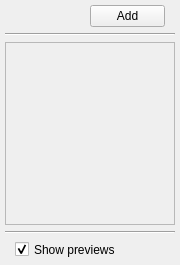
<?xml version="1.0" encoding="UTF-8"?>
<ui version="4.0">
 <class>Palette</class>
 <widget class="QMainWindow" name="Palette">
  <property name="geometry">
   <rect>
    <x>0</x>
    <y>0</y>
    <width>180</width>
    <height>265</height>
   </rect>
  </property>
  <property name="minimumSize">
   <size>
    <width>180</width>
    <height>265</height>
   </size>
  </property>
  <property name="maximumSize">
   <size>
    <width>16777215</width>
    <height>16777215</height>
   </size>
  </property>
  <property name="windowTitle">
   <string>Transfer Function Palette</string>
  </property>
  <widget class="QWidget" name="paletteArea">
   <property name="minimumSize">
    <size>
     <width>0</width>
     <height>0</height>
    </size>
   </property>
   <property name="maximumSize">
    <size>
     <width>16777215</width>
     <height>16777215</height>
    </size>
   </property>
   <widget class="QWidget" name="paletteLayoutWidget" native="true">
    <property name="geometry">
     <rect>
      <x>0</x>
      <y>0</y>
      <width>180</width>
      <height>265</height>
     </rect>
    </property>
    <layout class="QVBoxLayout" name="paletteLayout">
     <property name="margin">
      <number>5</number>
     </property>
     <item>
      <layout class="QHBoxLayout" name="addRemoveLayout">
       <property name="spacing">
        <number>10</number>
       </property>
       <property name="leftMargin">
        <number>10</number>
       </property>
       <property name="topMargin">
        <number>0</number>
       </property>
       <property name="rightMargin">
        <number>10</number>
       </property>
       <property name="bottomMargin">
        <number>0</number>
       </property>
       <item>
        <spacer name="horizontalSpacer">
         <property name="orientation">
          <enum>Qt::Horizontal</enum>
         </property>
         <property name="sizeHint" stdset="0">
          <size>
           <width>40</width>
           <height>20</height>
          </size>
         </property>
        </spacer>
       </item>
       <item>
        <widget class="QPushButton" name="addButton">
         <property name="minimumSize">
          <size>
           <width>75</width>
           <height>0</height>
          </size>
         </property>
         <property name="maximumSize">
          <size>
           <width>75</width>
           <height>16777215</height>
          </size>
         </property>
         <property name="text">
          <string>Add</string>
         </property>
         <property name="shortcut">
          <string>Alt+A</string>
         </property>
         <property name="default">
          <bool>false</bool>
         </property>
        </widget>
       </item>
      </layout>
     </item>
     <item>
      <widget class="Line" name="lineTop">
       <property name="orientation">
        <enum>Qt::Horizontal</enum>
       </property>
      </widget>
     </item>
     <item>
      <widget class="QScrollArea" name="scrollArea">
       <property name="minimumSize">
        <size>
         <width>0</width>
         <height>0</height>
        </size>
       </property>
       <property name="maximumSize">
        <size>
         <width>16777215</width>
         <height>16777215</height>
        </size>
       </property>
       <property name="verticalScrollBarPolicy">
        <enum>Qt::ScrollBarAsNeeded</enum>
       </property>
       <property name="horizontalScrollBarPolicy">
        <enum>Qt::ScrollBarAlwaysOff</enum>
       </property>
       <property name="widgetResizable">
        <bool>true</bool>
       </property>
       <widget class="QWidget" name="scrollAreaWidget">
        <property name="geometry">
         <rect>
          <x>0</x>
          <y>0</y>
          <width>168</width>
          <height>176</height>
         </rect>
        </property>
       </widget>
      </widget>
     </item>
     <item>
      <widget class="Line" name="lineBottom">
       <property name="orientation">
        <enum>Qt::Horizontal</enum>
       </property>
      </widget>
     </item>
     <item>
      <layout class="QHBoxLayout" name="previewCheckLayout">
       <property name="spacing">
        <number>10</number>
       </property>
       <property name="leftMargin">
        <number>10</number>
       </property>
       <property name="topMargin">
        <number>0</number>
       </property>
       <property name="rightMargin">
        <number>10</number>
       </property>
       <property name="bottomMargin">
        <number>0</number>
       </property>
       <item>
        <widget class="QCheckBox" name="previewsCheck">
         <property name="minimumSize">
          <size>
           <width>0</width>
           <height>15</height>
          </size>
         </property>
         <property name="maximumSize">
          <size>
           <width>16777215</width>
           <height>15</height>
          </size>
         </property>
         <property name="text">
          <string>Show previews</string>
         </property>
         <property name="checked">
          <bool>true</bool>
         </property>
        </widget>
       </item>
       <item>
        <spacer name="horizontalSpacer1">
         <property name="orientation">
          <enum>Qt::Horizontal</enum>
         </property>
         <property name="sizeHint" stdset="0">
          <size>
           <width>40</width>
           <height>20</height>
          </size>
         </property>
        </spacer>
       </item>
      </layout>
     </item>
    </layout>
   </widget>
  </widget>
  <action name="actionLoad">
   <property name="text">
    <string>Load</string>
   </property>
   <property name="shortcut">
    <string>Ctrl+L</string>
   </property>
  </action>
  <action name="actionA">
   <property name="text">
    <string>a</string>
   </property>
  </action>
  <action name="actionNew">
   <property name="text">
    <string>New</string>
   </property>
   <property name="shortcut">
    <string>Ctrl+N</string>
   </property>
  </action>
 </widget>
 <resources/>
 <connections/>
</ui>
